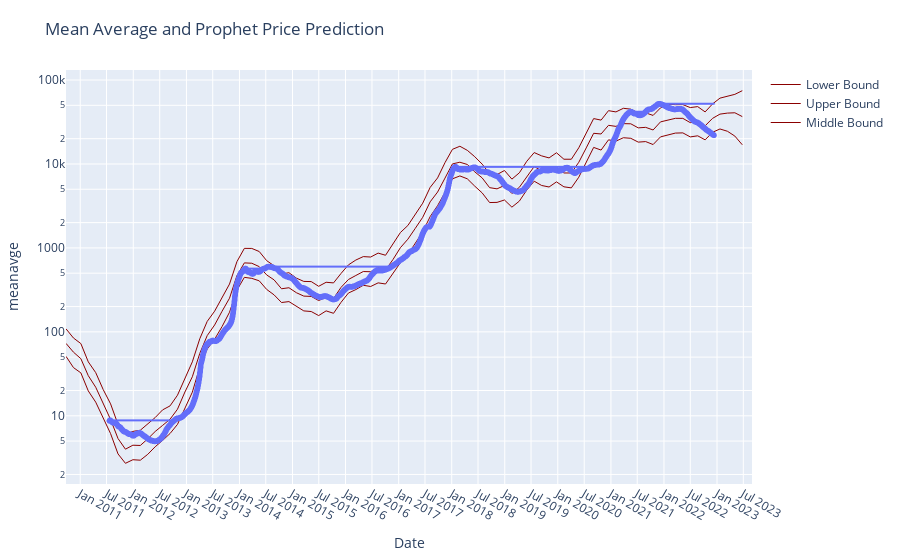

Notebook code for this chart:
### Code cell
import plotly.express as px
import plotly.graph_objects as go
fig = px.scatter(df, x="date", y="meanavge", trendline="expanding", trendline_options=dict(function="max"),
                 title="MeanAvg")
fig.add_trace(go.Scatter(name="Middle Bound", x=prediction['ds'],  mode = 'lines',line=dict(width=1,color='darkred'), y=np.exp(prediction['yhat']), legendrank=2))
fig.add_trace(go.Scatter(name="Lower Bound", x=prediction['ds'],  mode = 'lines',line=dict(width=1,color='darkred'), y=np.exp(prediction['yhat_lower']), legendrank=1))
fig.add_trace(go.Scatter(name="Upper Bound", x=prediction['ds'], mode = 'lines',line=dict(width=1,color='darkred'), y=np.exp(prediction['yhat_upper']), legendrank=1))

fig.update_yaxes(fixedrange=False)
fig.update_layout(title_text='Mean Average and Prophet Price Prediction')
fig.update_yaxes(type="log")
fig.update_xaxes(ticklabelposition="inside top", title="Date")
fig.update_yaxes(nticks=12)
fig.update_xaxes(nticks=50)
fig.update_layout(
    margin=dict(l=20, r=100, t=70, b=20),
)

fig.show()
fig.layout.template = 'seaborn'
fig.write_html('../static/MAandPred.html')
